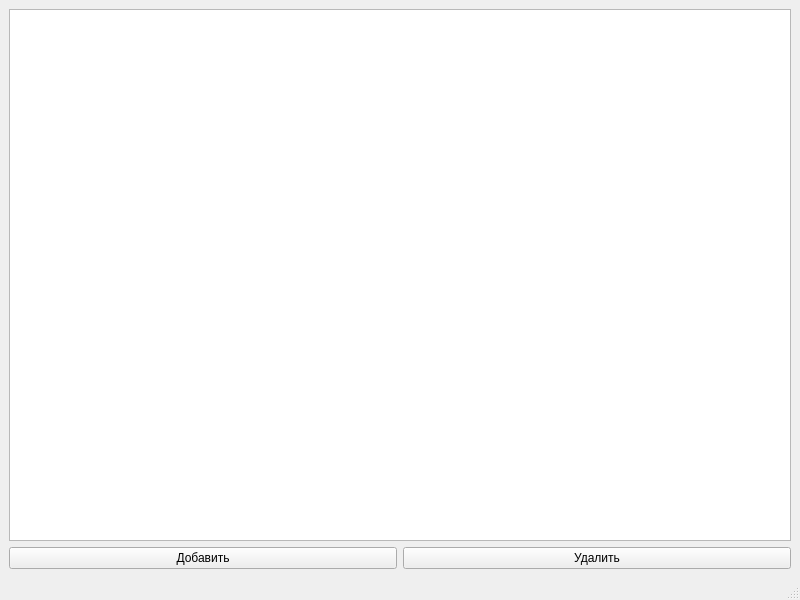
<?xml version="1.0" encoding="UTF-8"?>
<ui version="4.0">
 <class>MainWindow</class>
 <widget class="QMainWindow" name="MainWindow">
  <property name="geometry">
   <rect>
    <x>0</x>
    <y>0</y>
    <width>800</width>
    <height>600</height>
   </rect>
  </property>
  <property name="windowTitle">
   <string>MainWindow</string>
  </property>
  <widget class="QWidget" name="centralwidget">
   <layout class="QGridLayout" name="gridLayout">
    <item row="0" column="0" colspan="2">
     <widget class="QTableView" name="tableView"/>
    </item>
    <item row="1" column="0">
     <widget class="QPushButton" name="pushButton">
      <property name="text">
       <string>Добавить</string>
      </property>
     </widget>
    </item>
    <item row="1" column="1">
     <widget class="QPushButton" name="pushButton_2">
      <property name="text">
       <string>Удалить</string>
      </property>
     </widget>
    </item>
   </layout>
  </widget>
  <widget class="QMenuBar" name="menubar">
   <property name="geometry">
    <rect>
     <x>0</x>
     <y>0</y>
     <width>800</width>
     <height>30</height>
    </rect>
   </property>
  </widget>
  <widget class="QStatusBar" name="statusbar"/>
 </widget>
 <resources/>
 <connections/>
</ui>
